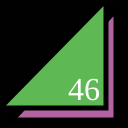
Frame 1 (no input)
Frame 60 (no input): identical to frame 1, image omitted
Frame 120 (the mouse pressed at the canvas centre since frame 60): identical to frame 1, image omitted

The p5.js sketch that drew this single still picture (run headless with seeded random() and noise() and a simulated clock; from frame 60 on, the mouse is pressed at the canvas centre):

// p5.js sketch
// ── sketch.js
function setup() {
  createCanvas(128,128);
}

function draw() {
  background(1);
  strokeWeight(5);
  fill(178, 100, 162);
  triangle(12,120,116,120,116,10);
  fill(94, 185, 84);
  triangle(0,108,106,108,106,0);
  fill(255);
  textSize(32);
  textFont("serif");
  text("46", 68, 100);

}
